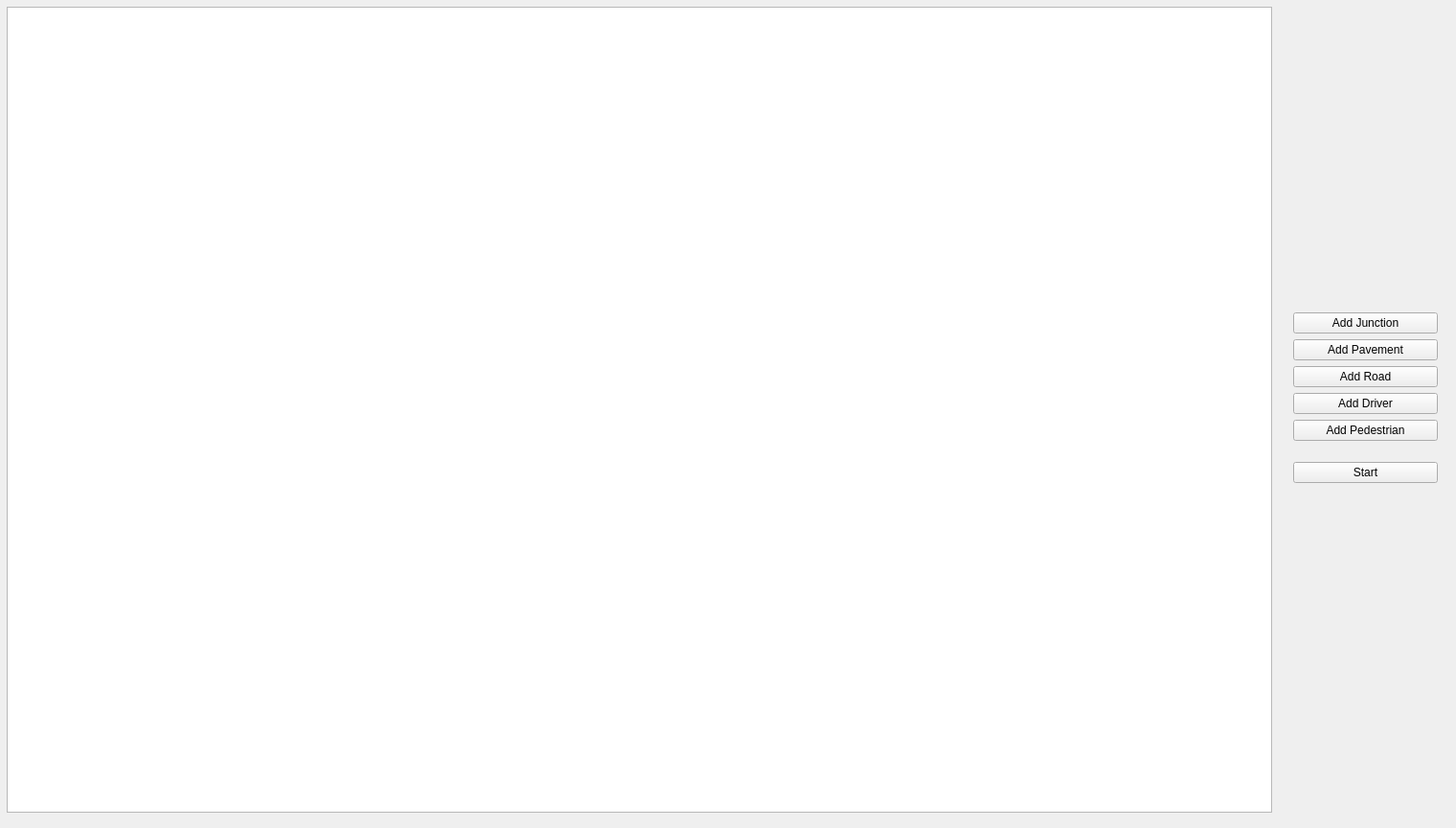
<?xml version="1.0" encoding="UTF-8"?>
<ui version="4.0">
 <class>MainWindow</class>
 <widget class="QMainWindow" name="MainWindow">
  <property name="geometry">
   <rect>
    <x>0</x>
    <y>0</y>
    <width>1520</width>
    <height>864</height>
   </rect>
  </property>
  <property name="sizePolicy">
   <sizepolicy hsizetype="Fixed" vsizetype="Fixed">
    <horstretch>0</horstretch>
    <verstretch>0</verstretch>
   </sizepolicy>
  </property>
  <property name="minimumSize">
   <size>
    <width>1520</width>
    <height>864</height>
   </size>
  </property>
  <property name="maximumSize">
   <size>
    <width>1520</width>
    <height>864</height>
   </size>
  </property>
  <property name="windowTitle">
   <string>MainWindow</string>
  </property>
  <property name="tabShape">
   <enum>QTabWidget::Triangular</enum>
  </property>
  <widget class="QWidget" name="centralwidget">
   <widget class="QGraphicsView" name="graphicsView">
    <property name="geometry">
     <rect>
      <x>7</x>
      <y>7</y>
      <width>1321</width>
      <height>841</height>
     </rect>
    </property>
    <property name="renderHints">
     <set>QPainter::Antialiasing|QPainter::TextAntialiasing</set>
    </property>
    <property name="viewportUpdateMode">
     <enum>QGraphicsView::MinimalViewportUpdate</enum>
    </property>
   </widget>
   <widget class="QWidget" name="layoutWidget">
    <property name="geometry">
     <rect>
      <x>1350</x>
      <y>310</y>
      <width>151</width>
      <height>211</height>
     </rect>
    </property>
    <layout class="QVBoxLayout" name="verticalButtons">
     <item>
      <layout class="QVBoxLayout" name="addButtons">
       <item>
        <widget class="QPushButton" name="addJunctionButton">
         <property name="text">
          <string>Add Junction</string>
         </property>
        </widget>
       </item>
       <item>
        <widget class="QPushButton" name="addPavementButton">
         <property name="text">
          <string>Add Pavement</string>
         </property>
        </widget>
       </item>
       <item>
        <widget class="QPushButton" name="addRoadButton">
         <property name="text">
          <string>Add Road</string>
         </property>
        </widget>
       </item>
       <item>
        <widget class="QPushButton" name="addDriverButton">
         <property name="text">
          <string>Add Driver</string>
         </property>
        </widget>
       </item>
       <item>
        <widget class="QPushButton" name="addPedestrianButton">
         <property name="text">
          <string>Add Pedestrian</string>
         </property>
        </widget>
       </item>
      </layout>
     </item>
     <item>
      <widget class="QPushButton" name="startResetButton">
       <property name="text">
        <string>Start</string>
       </property>
      </widget>
     </item>
    </layout>
   </widget>
  </widget>
 </widget>
 <resources/>
 <connections/>
</ui>
